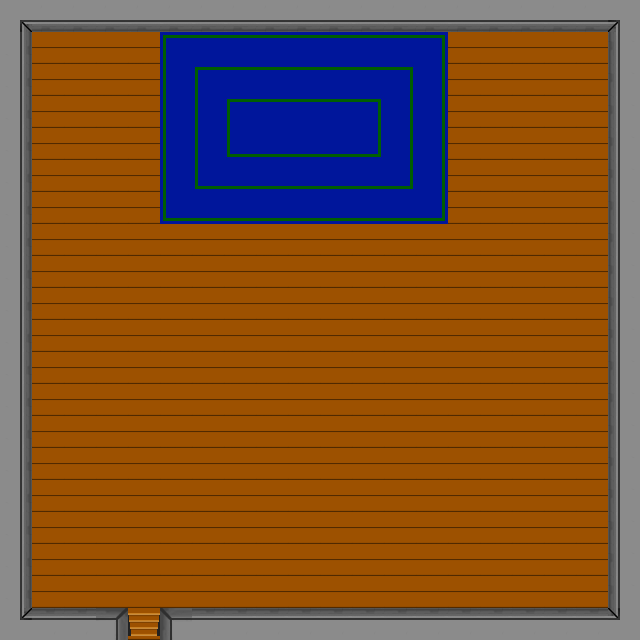

This game map was drawn from its Tiled (.tmx) file and the tilesets committed beside it. A one-line description and the trimmed map source follow:
An orthogonal 20x20 tile map with 32x32 px tiles, 2 tile layers (Camada de Tiles 1, Colisoes), 6 tilesets.

<map version="1.0" orientation="orthogonal" renderorder="right-down" width="20" height="20" tilewidth="32" tileheight="32" nextobjectid="1">
 <tileset firstgid="1" name="Parede" tilewidth="32" tileheight="32">
  <image source="Parede.png" width="96" height="32" />
 </tileset>
 <tileset firstgid="4" name="Tile_Madeira" tilewidth="32" tileheight="32">
  <image source="Tile_Madeira.png" width="32" height="32" />
 </tileset>
 <tileset firstgid="5" name="EscadaSubindo" tilewidth="32" tileheight="32">
  <image source="EscadaSubindo.png" width="32" height="32" />
 </tileset>
 <tileset firstgid="6" name="TapeteFalcao" tilewidth="32" tileheight="32">
  <image source="TapeteFalcao.png" width="96" height="64" />
 </tileset>
 <tileset firstgid="12" name="ParedeInvisivel" tilewidth="32" tileheight="32">
  <image source="ParedeInvisivel.png" width="32" height="32" />
  <tile id="0">
   <properties>
    <property name="blocked" value="blocked" />
   </properties>
  </tile>
 </tileset>
 <tileset firstgid="13" name="Portal1" tilewidth="32" tileheight="32">
  <image source="Portal1.png" width="32" height="32" />
  <tile id="0">
   <properties>
    <property name="blocked" value="blocked" />
    <property name="doorHome" value="2oAndarFalcao.tmx" />
   </properties>
  </tile>
 </tileset>
 <layer name="Camada de Tiles 1" width="20" height="20">
  <data>[400 cells, 400 non-empty, 8 distinct tile ids]</data>
 </layer>
 <layer name="Colisoes" width="20" height="20" opacity="0">
  <data>[400 cells, 400 non-empty, 3 distinct tile ids]</data>
 </layer>
</map>
